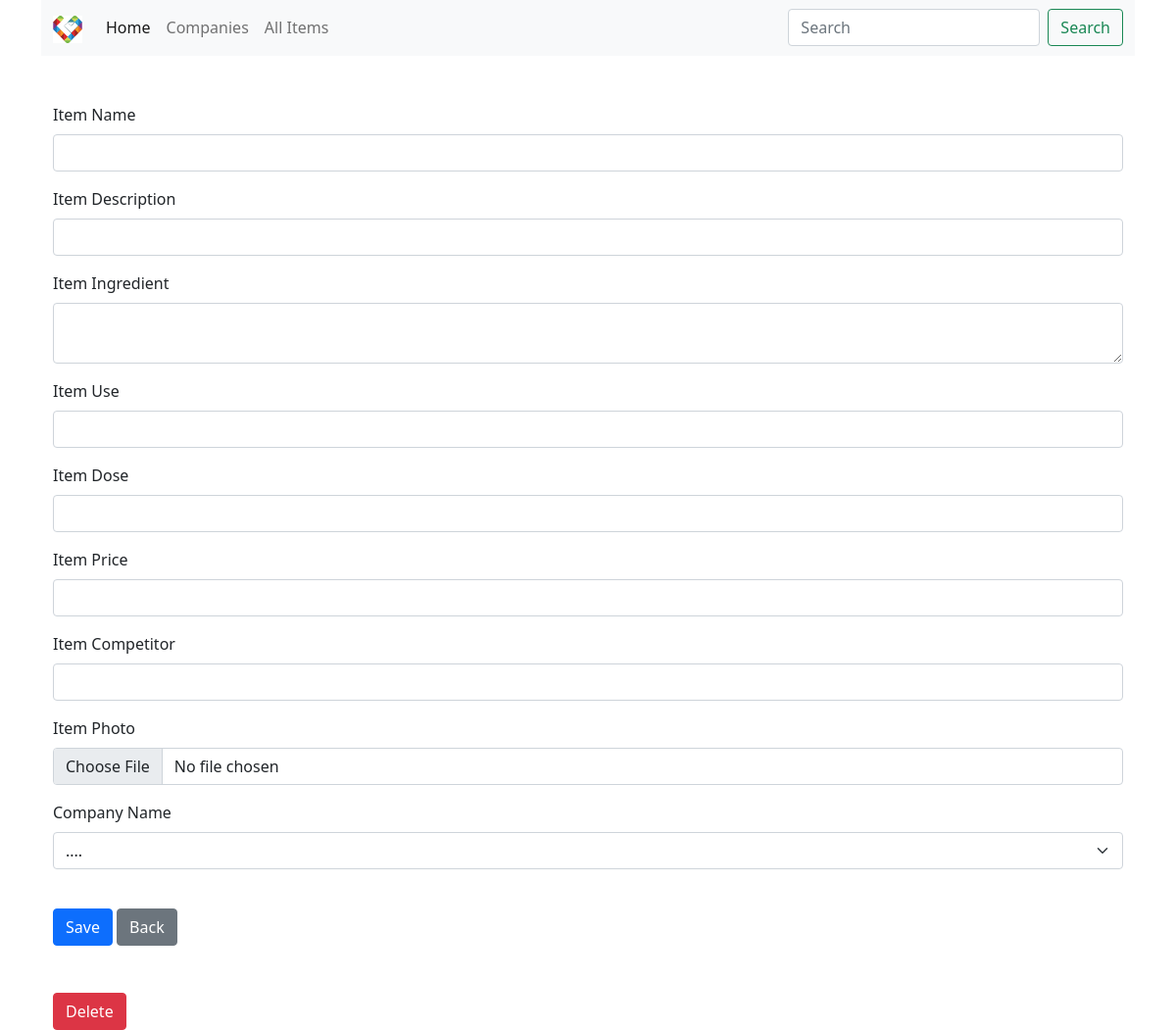
Page /admin/?item=1 on the earlier database version.
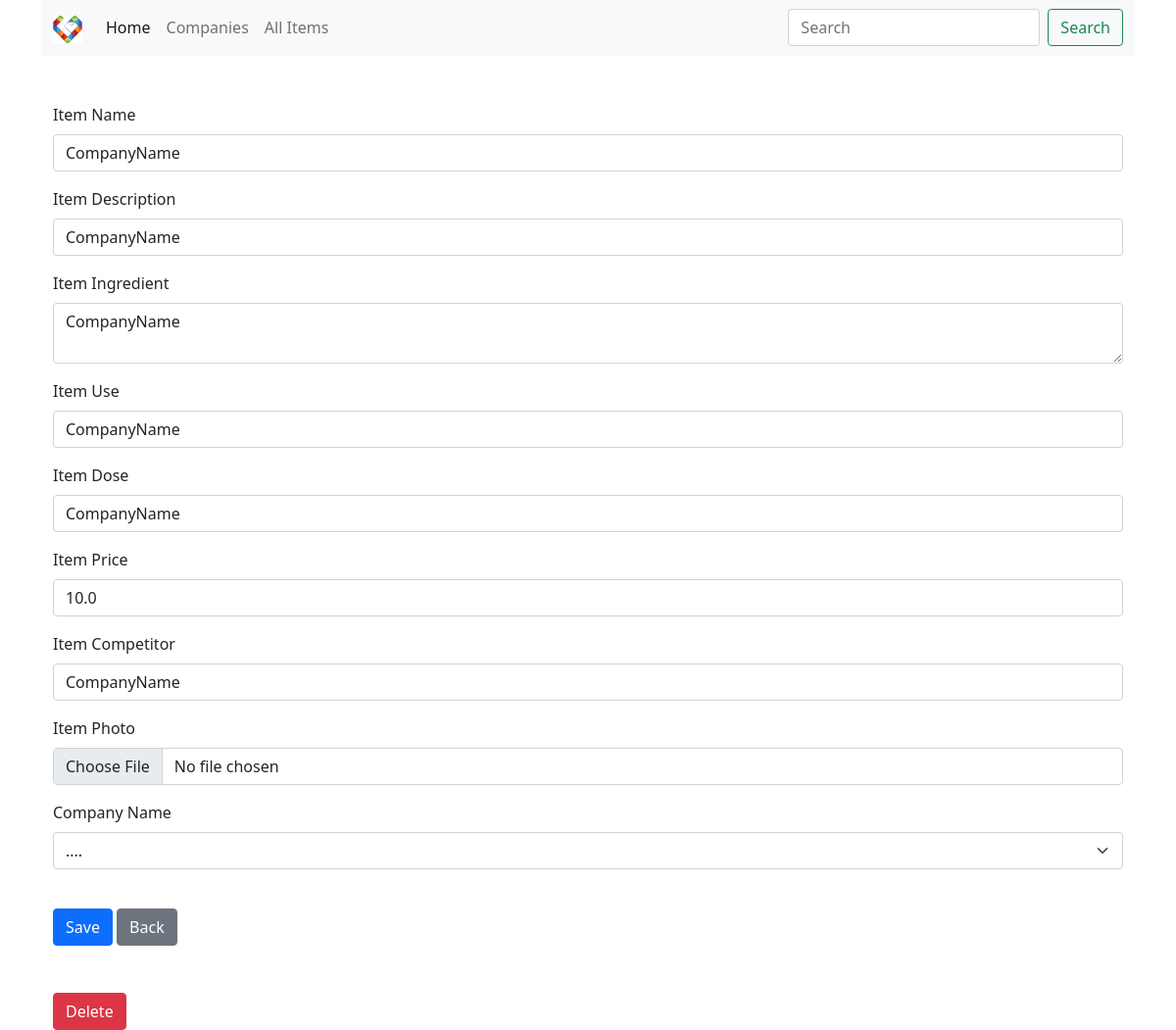
Same page on the later database version.
### app.py (models this page shows, shortened)
class Item(db.Model):
    __tablename__ = "Item"
    id = db.Column(db.Integer, primary_key=True, autoincrement=True)
    ItemName = db.Column(db.String())
    ItemPhoto = db.Column(db.String(),nullable=True)
    ItemDesc = db.Column(db.String(),nullable=True)
    ItemIngredient = db.Column(db.String(),nullable=True)
    ItemUse = db.Column(db.String(),nullable=True)
    ItemDose = db.Column(db.String(),nullable=True)
    ItemPrice = db.Column(db.Float(),nullable=True)
    ItemCompetitor = db.Column(db.String(),nullable=True)
    CompanyID = db.Column(db.Integer,db.ForeignKey('company.id'))
    def __repr__(self):
        return f"company('{self.id}','{self.ItemName}','{self.ItemPhoto}','{self.ItemDesc}','{self.ItemIngredient}','{self.ItemUse}','{self.ItemDose}','{self.ItemPrice}','{self.ItemCompetitor}','{self.CompanyID}')"

### app.py (the view)
@app.route('/admin/')
def admin():
    args = request.args
    if 'company' in args:
        comp = db.session.query(company).filter_by(id=args['company']).first()
        return render_template('editCompany.html',comp= comp)
    elif 'item' in args:
        ItemInfo = db.session.query(Item).filter_by(id=args['item']).first()
        print(ItemInfo)
        companies = company.query.all()
        return render_template('edititem.html',ItemInfo= ItemInfo,companies=companies)
    else:
        comps = company.query.all()
        item = Item.query.all()
        return render_template('admin.html',compaies=comps,Items=item)

### templates/editItem.html (shortened to what this page needs)
{% extends "base.html" %} {% block title %}Home Page{% endblock %} {% block
content %} <br /><br />
<div class="container-sm">
  <form
    id="addCompany"
    action="/admin/item"
    method="post"
    enctype="multipart/form-data"
  >
    <div class="mb-3">
      <label for="itemName" class="form-label">Item Name</label>
      <input
        type="text"
        class="form-control"
        name="itemName"
        value="{{ ItemInfo.ItemName }}"
      />
    </div>
    <div class="mb-3">
      <label for="itemDescription" class="form-label">Item Description</label>
      <input
        type="text"
        class="form-control"
        name="itemDescription"
        value="{{ ItemInfo.ItemDesc }}"
      />
    </div>
    <div class="mb-3">
      <label for="itemIngredient" class="form-label">Item Ingredient</label>
      <textarea type="text" class="form-control" name="itemIngredient">
{{ ItemInfo.ItemIngredient }}</textarea
      >
    </div>
    <div class="mb-3">
      <label for="itemUse" class="form-label">Item Use</label>
      <input
        type="text"
        class="form-control"
        name="itemUse"
        value="{{ ItemInfo.ItemUse }}"
      />
    </div>
    <div class="mb-3">
      <label for="itemDose" class="form-label">Item Dose</label>
      <input
        type="text"
        class="form-control"
        name="itemDose"
        value="{{ ItemInfo.ItemDose }}"
      />
    </div>
    <div class="mb-3">
      <label for="itemPrice" class="form-label">Item Price</label>
      <input
        type="number"
        class="form-control"
        name="itemPrice"
        value="{{ ItemInfo.ItemPrice }}"
      />
    </div>
    <div class="mb-3">
      <label for="itemCompetitor" class="form-label">Item Competitor</label>
      <input
        type="text"
        class="form-control"
        name="itemCompetitor"
        value="{{ ItemInfo.ItemCompetitor }}"
      />
    </div>
    <div class="mb-3">
      <label for="ItemPhoto" class="form-label">Item Photo</label>
      <input class="form-control" name="ItemPhoto" type="file" id="ItemPhoto" />
    </div>
    <div class="mb-3">
      <label for="CompanyName" class="form-label">Company Name</label>
      <select
        name="CompanyName"
        id="CompanyName"
        class="form-select"
        aria-label="Default select example"
      >
        <option selected>....</option>
      </select>
    </div>
    <br />
    <button type="submit" class="btn btn-primary">Save</button>
    <a href="/admin/" class="btn btn-secondary">Back</a>
    <br /><br /><br />
    <button type="submit" class="btn btn-danger">Delete</button>
  </form>
</div>
{% endblock %}

### templates/base.html (shortened to what this page needs)
<!DOCTYPE html>
<html lang="en">
  <head>
    <link
      href="https://cdn.jsdelivr.net/npm/bootstrap@5.1.3/dist/css/bootstrap.min.css"
      rel="stylesheet"
    />
    <link
      href="https://cdnjs.cloudflare.com/ajax/libs/font-awesome/4.0.3/css/font-awesome.css"
      rel="stylesheet"
    />
  </head>
  <body>
    <div class="container-lg">
      <nav class="navbar navbar-expand-lg navbar-light bg-light">
        <div class="container-fluid">
          <a class="navbar-brand" href="#">
            <img src="/static/logo.png" alt="" width="30" height="28" />
          </a>
          <div class="collapse navbar-collapse" id="navbarSupportedContent">
            <ul class="navbar-nav me-auto mb-2 mb-lg-0">
              <li class="nav-item">
                <a class="nav-link active" aria-current="page" href="/">Home</a>
              </li>
              <li class="nav-item">
                <a class="nav-link" href="/company">Companies</a>
              </li>
              <li class="nav-item">
                <a class="nav-link" href="#">All Items</a>
              </li>
            </ul>
            <form class="d-flex" action="/" method="post">
              <input
                class="form-control me-2"
                type="search"
                name="txtSearch"
                placeholder="Search"
                aria-label="Search"
              />
              <button class="btn btn-outline-success" type="submit">
                Search
              </button>
            </form>
          </div>
        </div>
      </nav>
      {% block content %} {% endblock %}
    </div>
  </body>
</html>

Differences in the rows shown:
added Item: itemName "CompanyName", itemDescription "CompanyName", itemIngredient "CompanyName", itemUse "CompanyName", itemDose "CompanyName", itemPrice "10.0", itemCompetitor "CompanyName"
